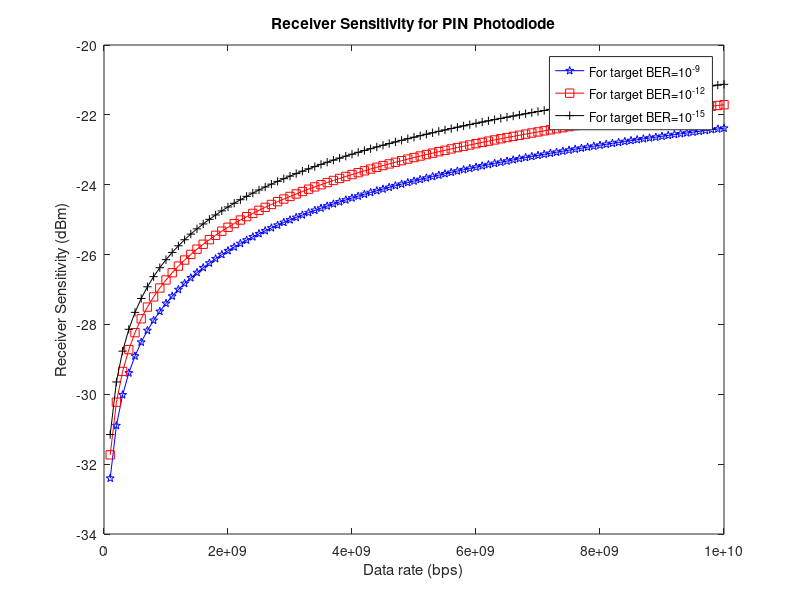
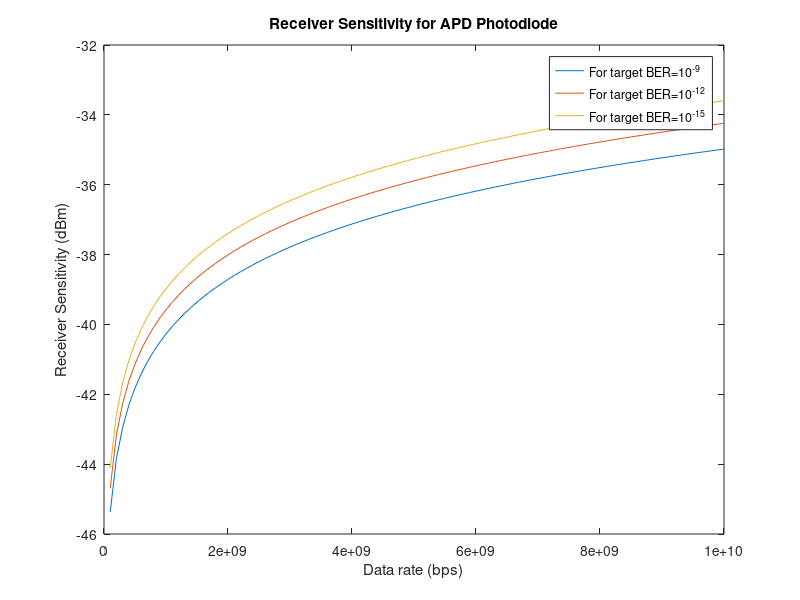

Recreate these plots in MATLAB, in order.
clc
% Receiver Sensitivity
R = 0.95; % Responsivity A/W
Q_1=6; % BER=10e-9;
Q_2=7; % BER=10e-12;
Q_3=8; % BER=10e-15;
M = 1; %gain PIN photodiode
q=1.6e-19; %C
F = 1; % photodiode noise fig PIN
B = 100e6:0.1e9:10e9; %bps
sigma = 9.10e-12*((B).^(1/2)); %thermal noise current var
% P_sen = (1/R).(Q./M).(((q*M*F*B.*Q)/2)+sigma);
P_sen_1 = (1/R)*(Q_1/M).*(((q*M*F.*B*Q_1)/2)+sigma);
Pin_sen_dBm_1 = 10*log10((P_sen_1)./1e-3);
P_sen_2 = (1/R)*(Q_2/M).*(((q*M*F.*B*Q_2)/2)+sigma);
Pin_sen_dBm_2 = 10*log10((P_sen_2)./1e-3);
P_sen_3 = (1/R)*(Q_3/M).*(((q*M*F.*B*Q_3)/2)+sigma);
Pin_sen_dBm_3 = 10*log10((P_sen_3)./1e-3);
% BER = 1/((2*pi)^(1/2)).*(exp(-(Q.^2)/2))./Q
plot(B, Pin_sen_dBm_1,'b-p', B, Pin_sen_dBm_2,'r-s', B, Pin_sen_dBm_3,'k-+')
title('Receiver Sensitivity for PIN Photodiode');
xlabel('Data rate (bps)');
ylabel('Receiver Sensitivity (dBm)');
legend('For target BER=10^{-9}', 'For target BER=10^{-12}', 'For target BER=10^{-15}')

%Avalanche photodiode
M_av = 20; 
APD_sen_1 = (1/R).*(Q_1/M_av).*(((q*M_av*F*B.*Q_1)/2)+sigma);
APD_sen_dBm_1 = 10*log10((APD_sen_1)./1e-3);
APD_sen_2 = (1/R).*(Q_2/M_av).*(((q*M_av*F*B.*Q_2)/2)+sigma);
APD_sen_dBm_2 = 10*log10((APD_sen_2)./1e-3);
APD_sen_3 = (1/R).*(Q_3/M_av).*(((q*M_av*F*B.*Q_3)/2)+sigma);
APD_sen_dBm_3 = 10*log10((APD_sen_3)./1e-3);
figure();
plot(B, APD_sen_dBm_1, B, APD_sen_dBm_2, B, APD_sen_dBm_3)
title('Receiver Sensitivity for APD Photodiode');
xlabel('Data rate (bps)');
ylabel('Receiver Sensitivity (dBm)');
legend('For target BER=10^{-9}', 'For target BER=10^{-12}', 'For target BER=10^{-15}')